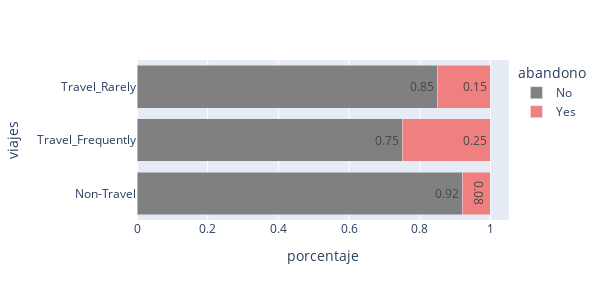
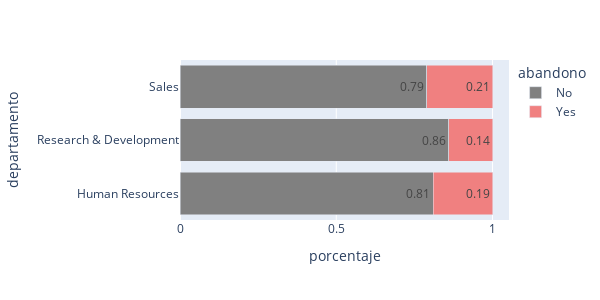
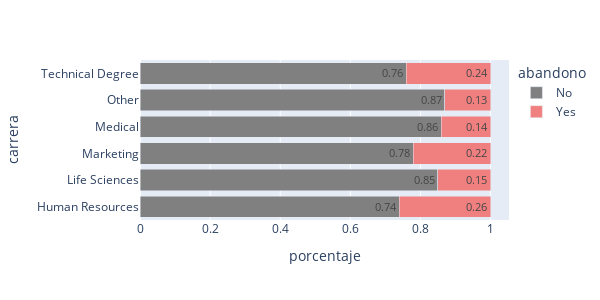
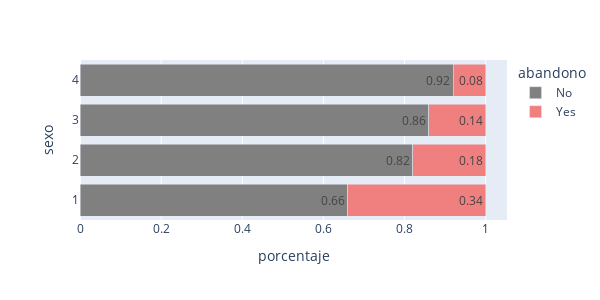

Notebook code for these charts, in order:
### Markdown cell above
* Viajes: Los viajeros frecuentes renuncian mas, pero tambien podria deberse al puesto, si existe el mismo puesto pero sin viajes y tiene menor rotacion, la motivacion de renunciar seria solo por los viajes
* Departamento:  el abandono no es diferencial entre departamentos, Ventas es el que mas diferencia tiene
* Carrera: empleados con una carrera en tech, HR y Mkt son los que mas renuncian, habría que ver que relación tienen estas carreras con el puesto o con la frecuencia de viajes
* Sexo: El mas alto es 1 que no sabemos a que hace referencia, podríamos suponer si es sexo no binario que la rotación puede ser alta por falta de políticas inclusivas, seria importante saber si eso pasa con alguna area en especifico
* Puesto: Los representantes de ventas tienen alta rotación, validar si esto son los que viajan. Areas de técnico e laboratorio y HR. Tambien validar si estas carreras son parte de una alta demanda en el mercado y necesitamos benéficos mas atractivos.
* Estado civil: solteros, probablemente por no tener cargas
* HX: si tiene horas puedes ser por el puesto departamento, incluso por el estado civil 
* Educación: Educación primaria mayor rotación, el puesto debe ser un puesto de alta rotación sin importancia en educación sino en experiencia

### Code cell
for i in categoricas:
   fig = px.bar((df_clean
                  .groupby([i, 'abandono'], as_index=False)
                  .agg(n=('abandono', 'count'))
                  .assign(porcentaje = lambda d: round(d['n'] / d.groupby(i)['n'].transform('sum'),2))),
               x='porcentaje', y=i,
               color='abandono',
               color_discrete_map=colores,
               barmode='stack',
               height=300, width=600,
               text_auto=True,
               hover_data={'n': True})
   fig.show()

### Figure 1 — Plotly figure (JSON) as saved in the notebook; plotly's stock layout.template omitted (floating-point values rounded to 4 significant figures)
{"data": [{"alignmentgroup": "True", "customdata": [[138], [208], [887]], "hovertemplate": "abandono=No<br>porcentaje=%{x}<br>viajes=%{y}<br>n=%{customdata[0]}<extra></extra>", "legendgroup": "No", "marker": {"color": "grey", "pattern": {"shape": ""}}, "name": "No", "offsetgroup": "No", "orientation": "h", "showlegend": true, "textposition": "auto", "texttemplate": "%{x}", "type": "bar", "x": [0.92, 0.75, 0.85], "xaxis": "x", "y": ["Non-Travel", "Travel_Frequently", "Travel_Rarely"], "yaxis": "y"}, {"alignmentgroup": "True", "customdata": [[12], [69], [156]], "hovertemplate": "abandono=Yes<br>porcentaje=%{x}<br>viajes=%{y}<br>n=%{customdata[0]}<extra></extra>", "legendgroup": "Yes", "marker": {"color": "lightcoral", "pattern": {"shape": ""}}, "name": "Yes", "offsetgroup": "Yes", "orientation": "h", "showlegend": true, "textposition": "auto", "texttemplate": "%{x}", "type": "bar", "x": [0.08, 0.25, 0.15], "xaxis": "x", "y": ["Non-Travel", "Travel_Frequently", "Travel_Rarely"], "yaxis": "y"}], "layout": {"barmode": "stack", "height": 300, "legend": {"title": {"text": "abandono"}, "tracegroupgap": 0}, "margin": {"t": 60}, "width": 600, "xaxis": {"anchor": "y", "domain": [0, 1], "title": {"text": "porcentaje"}}, "yaxis": {"anchor": "x", "domain": [0, 1], "title": {"text": "viajes"}}}}

### Figure 2 — Plotly figure (JSON) as saved in the notebook; plotly's stock layout.template omitted (floating-point values rounded to 4 significant figures)
{"data": [{"alignmentgroup": "True", "customdata": [[51], [828], [354]], "hovertemplate": "abandono=No<br>porcentaje=%{x}<br>departamento=%{y}<br>n=%{customdata[0]}<extra></extra>", "legendgroup": "No", "marker": {"color": "grey", "pattern": {"shape": ""}}, "name": "No", "offsetgroup": "No", "orientation": "h", "showlegend": true, "textposition": "auto", "texttemplate": "%{x}", "type": "bar", "x": [0.81, 0.86, 0.79], "xaxis": "x", "y": ["Human Resources", "Research & Development", "Sales"], "yaxis": "y"}, {"alignmentgroup": "True", "customdata": [[12], [133], [92]], "hovertemplate": "abandono=Yes<br>porcentaje=%{x}<br>departamento=%{y}<br>n=%{customdata[0]}<extra></extra>", "legendgroup": "Yes", "marker": {"color": "lightcoral", "pattern": {"shape": ""}}, "name": "Yes", "offsetgroup": "Yes", "orientation": "h", "showlegend": true, "textposition": "auto", "texttemplate": "%{x}", "type": "bar", "x": [0.19, 0.14, 0.21], "xaxis": "x", "y": ["Human Resources", "Research & Development", "Sales"], "yaxis": "y"}], "layout": {"barmode": "stack", "height": 300, "legend": {"title": {"text": "abandono"}, "tracegroupgap": 0}, "margin": {"t": 60}, "width": 600, "xaxis": {"anchor": "y", "domain": [0, 1], "title": {"text": "porcentaje"}}, "yaxis": {"anchor": "x", "domain": [0, 1], "title": {"text": "departamento"}}}}

### Figure 3 — Plotly figure (JSON) as saved in the notebook; plotly's stock layout.template omitted (floating-point values rounded to 4 significant figures)
{"data": [{"alignmentgroup": "True", "customdata": [[20], [517], [124], [401], [71], [100]], "hovertemplate": "abandono=No<br>porcentaje=%{x}<br>carrera=%{y}<br>n=%{customdata[0]}<extra></extra>", "legendgroup": "No", "marker": {"color": "grey", "pattern": {"shape": ""}}, "name": "No", "offsetgroup": "No", "orientation": "h", "showlegend": true, "textposition": "auto", "texttemplate": "%{x}", "type": "bar", "x": [0.74, 0.85, 0.78, 0.86, 0.87, 0.76], "xaxis": "x", "y": ["Human Resources", "Life Sciences", "Marketing", "Medical", "Other", "Technical Degree"], "yaxis": "y"}, {"alignmentgroup": "True", "customdata": [[7], [89], [35], [63], [11], [32]], "hovertemplate": "abandono=Yes<br>porcentaje=%{x}<br>carrera=%{y}<br>n=%{customdata[0]}<extra></extra>", "legendgroup": "Yes", "marker": {"color": "lightcoral", "pattern": {"shape": ""}}, "name": "Yes", "offsetgroup": "Yes", "orientation": "h", "showlegend": true, "textposition": "auto", "texttemplate": "%{x}", "type": "bar", "x": [0.26, 0.15, 0.22, 0.14, 0.13, 0.24], "xaxis": "x", "y": ["Human Resources", "Life Sciences", "Marketing", "Medical", "Other", "Technical Degree"], "yaxis": "y"}], "layout": {"barmode": "stack", "height": 300, "legend": {"title": {"text": "abandono"}, "tracegroupgap": 0}, "margin": {"t": 60}, "width": 600, "xaxis": {"anchor": "y", "domain": [0, 1], "title": {"text": "porcentaje"}}, "yaxis": {"anchor": "x", "domain": [0, 1], "title": {"text": "carrera"}}}}

### Figure 4 — Plotly figure (JSON) as saved in the notebook; plotly's stock layout.template omitted (floating-point values rounded to 4 significant figures)
{"data": [{"alignmentgroup": "True", "customdata": [[49], [433], [632], [119]], "hovertemplate": "abandono=No<br>porcentaje=%{x}<br>sexo=%{y}<br>n=%{customdata[0]}<extra></extra>", "legendgroup": "No", "marker": {"color": "grey", "pattern": {"shape": ""}}, "name": "No", "offsetgroup": "No", "orientation": "h", "showlegend": true, "textposition": "auto", "texttemplate": "%{x}", "type": "bar", "x": [0.66, 0.82, 0.86, 0.92], "xaxis": "x", "y": [1, 2, 3, 4], "yaxis": "y"}, {"alignmentgroup": "True", "customdata": [[25], [94], [107], [11]], "hovertemplate": "abandono=Yes<br>porcentaje=%{x}<br>sexo=%{y}<br>n=%{customdata[0]}<extra></extra>", "legendgroup": "Yes", "marker": {"color": "lightcoral", "pattern": {"shape": ""}}, "name": "Yes", "offsetgroup": "Yes", "orientation": "h", "showlegend": true, "textposition": "auto", "texttemplate": "%{x}", "type": "bar", "x": [0.34, 0.18, 0.14, 0.08], "xaxis": "x", "y": [1, 2, 3, 4], "yaxis": "y"}], "layout": {"barmode": "stack", "height": 300, "legend": {"title": {"text": "abandono"}, "tracegroupgap": 0}, "margin": {"t": 60}, "width": 600, "xaxis": {"anchor": "y", "domain": [0, 1], "title": {"text": "porcentaje"}}, "yaxis": {"anchor": "x", "domain": [0, 1], "title": {"text": "sexo"}}}}
